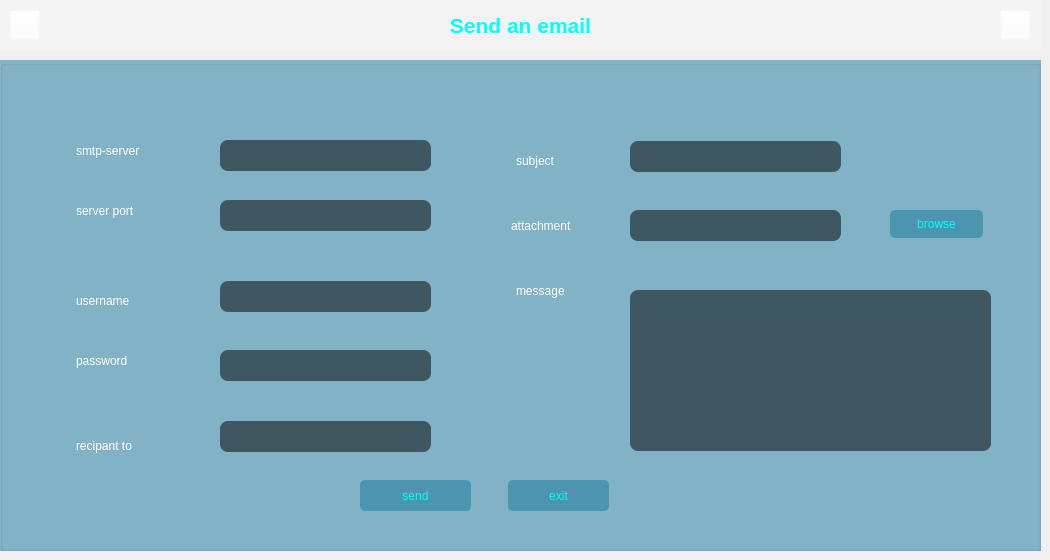
        <widget class="QWidget" name="page_23">
         <widget class="QPushButton" name="pushButton_19">
          <property name="geometry">
           <rect>
            <x>10</x>
            <y>10</y>
            <width>30</width>
            <height>30</height>
           </rect>
          </property>
          <property name="styleSheet">
           <string notr="true">QPushButton{
border-image: url(:/new/icons/icons/left.png);
background-color: rgba(255, 255, 255, 0%);
}
QPushButton:pressed{
image: url(:/new/icons/icons/left_clk.png);
background-color: rgba(255, 255, 255, 0%);
}</string>
          </property>
          <property name="text">
           <string/>
          </property>
         </widget>
         <widget class="QPushButton" name="pushButton_20">
          <property name="geometry">
           <rect>
            <x>1000</x>
            <y>10</y>
            <width>30</width>
            <height>30</height>
           </rect>
          </property>
          <property name="styleSheet">
           <string notr="true">QPushButton{
background-color: rgba(255, 255, 255, 0%);
border-image: url(:/new/icons/icons/right.png);
}
QPushButton:pressed{
border-image: url(:/new/icons/icons/right_clk.png);
background-color: rgba(255, 255, 255, 0%);
}</string>
          </property>
          <property name="text">
           <string/>
          </property>
         </widget>
         <widget class="QLabel" name="label_95">
          <property name="geometry">
           <rect>
            <x>0</x>
            <y>0</y>
            <width>1041</width>
            <height>51</height>
           </rect>
          </property>
          <property name="styleSheet">
           <string notr="true">background-color: rgba(255, 255, 255, 0.1%);
font: &quot;Eras Bold ITC&quot;;</string>
          </property>
          <property name="text">
           <string>&lt;html&gt;&lt;head/&gt;&lt;body&gt;&lt;p align=&quot;center&quot;&gt;&lt;span style=&quot; font-size:16pt; font-weight:600; color:#00ffff;&quot;&gt;Send an email&lt;/span&gt;&lt;/p&gt;&lt;/body&gt;&lt;/html&gt;</string>
          </property>
         </widget>
         <widget class="QGroupBox" name="groupBox_27">
          <property name="geometry">
           <rect>
            <x>0</x>
            <y>60</y>
            <width>1041</width>
            <height>491</height>
           </rect>
          </property>
          <property name="styleSheet">
           <string notr="true">border-color: rgb(168, 234, 254);
background-color:rgba(18, 118, 158,125);</string>
          </property>
          <property name="title">
           <string/>
          </property>
          <widget class="QLineEdit" name="subject">
           <property name="geometry">
            <rect>
             <x>630</x>
             <y>81</y>
             <width>211</width>
             <height>31</height>
            </rect>
           </property>
           <property name="styleSheet">
            <string notr="true">QLineEdit{
color: rgb(255, 255, 255);
background-color: rgba(0, 0, 0, 0.2%);
border-width: 1px;
border-radius: 8px;
font: 10px &quot;Eras Bold ITC&quot;;
}</string>
           </property>
          </widget>
          <widget class="QLabel" name="label_41">
           <property name="geometry">
            <rect>
             <x>510</x>
             <y>90</y>
             <width>101</width>
             <height>21</height>
            </rect>
           </property>
           <property name="styleSheet">
            <string notr="true">QLabel{
background-color: rgba(0,0,0,0%);
border-style: solid;
font: 12pt &quot;MS Shell Dlg 2&quot;;
padding: 1px 23px 1px 3px;
color: rgb(255, 255, 255);
}</string>
           </property>
           <property name="text">
            <string>subject</string>
           </property>
          </widget>
          <widget class="QLabel" name="label_43">
           <property name="geometry">
            <rect>
             <x>510</x>
             <y>220</y>
             <width>111</width>
             <height>21</height>
            </rect>
           </property>
           <property name="styleSheet">
            <string notr="true">QLabel{
background-color: rgba(0,0,0,0%);
border-style: solid;
font: 12pt &quot;MS Shell Dlg 2&quot;;
padding: 1px 23px 1px 3px;
color: rgb(255, 255, 255);
}</string>
           </property>
           <property name="text">
            <string>message</string>
           </property>
          </widget>
          <widget class="QLabel" name="label_38">
           <property name="geometry">
            <rect>
             <x>70</x>
             <y>230</y>
             <width>121</width>
             <height>21</height>
            </rect>
           </property>
           <property name="styleSheet">
            <string notr="true">QLabel{
background-color: rgba(0,0,0,0%);
border-style: solid;
font: 12pt &quot;MS Shell Dlg 2&quot;;
padding: 1px 23px 1px 3px;
color: rgb(255, 255, 255);
}</string>
           </property>
           <property name="text">
            <string>username</string>
           </property>
          </widget>
          <widget class="QLineEdit" name="uname">
           <property name="geometry">
            <rect>
             <x>220</x>
             <y>221</y>
             <width>211</width>
             <height>31</height>
            </rect>
           </property>
           <property name="styleSheet">
            <string notr="true">QLineEdit{
color: rgb(255, 255, 255);
background-color: rgba(0, 0, 0, 0.2%);
border-width: 1px;
border-radius: 8px;
font: 10px &quot;Eras Bold ITC&quot;;
}</string>
           </property>
          </widget>
          <widget class="QLabel" name="label_39">
           <property name="geometry">
            <rect>
             <x>70</x>
             <y>290</y>
             <width>121</width>
             <height>21</height>
            </rect>
           </property>
           <property name="styleSheet">
            <string notr="true">QLabel{
background-color: rgba(0,0,0,0%);
border-style: solid;
font: 12pt &quot;MS Shell Dlg 2&quot;;
padding: 1px 23px 1px 3px;
color: rgb(255, 255, 255);
}</string>
           </property>
           <property name="text">
            <string>password</string>
           </property>
          </widget>
          <widget class="QLabel" name="label_40">
           <property name="geometry">
            <rect>
             <x>70</x>
             <y>370</y>
             <width>201</width>
             <height>31</height>
            </rect>
           </property>
           <property name="styleSheet">
            <string notr="true">QLabel{
background-color: rgba(0,0,0,0%);
border-style: solid;
font: 12pt &quot;MS Shell Dlg 2&quot;;
padding: 1px 23px 1px 3px;
color: rgb(255, 255, 255);
}</string>
           </property>
           <property name="text">
            <string>recipant to</string>
           </property>
          </widget>
          <widget class="QPlainTextEdit" name="msg">
           <property name="geometry">
            <rect>
             <x>630</x>
             <y>230</y>
             <width>361</width>
             <height>161</height>
            </rect>
           </property>
           <property name="styleSheet">
            <string notr="true">QPlainTextEdit{
color: rgb(255, 255, 255);
background-color: rgba(0, 0, 0, 0.2%);
border-width: 1px;
border-radius: 8px;
font: 10px &quot;Eras Bold ITC&quot;;
}</string>
           </property>
          </widget>
          <widget class="QPushButton" name="browseBtn">
           <property name="geometry">
            <rect>
             <x>890</x>
             <y>150</y>
             <width>93</width>
             <height>28</height>
            </rect>
           </property>
           <property name="styleSheet">
            <string notr="true">QPushButton{
color: rgb(255, 255, 255);
background-color:rgba(18, 118, 158,125);
color: rgb(0, 255, 255);
font: 75 7pt &quot;MS Shell Dlg 2&quot;;
border-width: 2px;
border-radius: 5px;
font: 16px &quot;Eras Bold ITC&quot;;
}
QPushButton:hover{
border-style: solid;
color: rgb(255, 255, 255);
background-color:rgba(18, 118, 158,125);
color: rgb(0, 255, 255);
font: 75 7pt &quot;MS Shell Dlg 2&quot;;
border-width: 2px;
border-radius: 5px;
font: 16px &quot;Eras Bold ITC&quot;;
}
QPushButton:pressed{
border-style: solid;
color: rgb(255, 255, 255);
font: 16px &quot;Eras Bold ITC&quot;;
border: 1px solid #333333;
border-width: 2px;
border-radius: 5px;
background-color: rgb(19, 67, 85);
}</string>
           </property>
           <property name="text">
            <string>browse</string>
           </property>
          </widget>
          <widget class="QLineEdit" name="port">
           <property name="geometry">
            <rect>
             <x>220</x>
             <y>140</y>
             <width>211</width>
             <height>31</height>
            </rect>
           </property>
           <property name="styleSheet">
            <string notr="true">QLineEdit{
color: rgb(255, 255, 255);
background-color: rgba(0, 0, 0, 0.2%);
border-width: 1px;
border-radius: 8px;
font: 10px &quot;Eras Bold ITC&quot;;
}</string>
           </property>
          </widget>
          <widget class="QLineEdit" name="server">
           <property name="geometry">
            <rect>
             <x>220</x>
             <y>80</y>
             <width>211</width>
             <height>31</height>
            </rect>
           </property>
           <property name="styleSheet">
            <string notr="true">QLineEdit{
color: rgb(255, 255, 255);
background-color: rgba(0, 0, 0, 0.2%);
border-width: 1px;
border-radius: 8px;
font: 10px &quot;Eras Bold ITC&quot;;
}</string>
           </property>
          </widget>
          <widget class="QPushButton" name="exitBtn">
           <property name="geometry">
            <rect>
             <x>508</x>
             <y>420</y>
             <width>101</width>
             <height>31</height>
            </rect>
           </property>
           <property name="styleSheet">
            <string notr="true">QPushButton{
color: rgb(255, 255, 255);
background-color:rgba(18, 118, 158,125);
color: rgb(0, 255, 255);
font: 75 7pt &quot;MS Shell Dlg 2&quot;;
border-width: 2px;
border-radius: 5px;
font: 16px &quot;Eras Bold ITC&quot;;
}
QPushButton:hover{
border-style: solid;
color: rgb(255, 255, 255);
background-color:rgba(18, 118, 158,125);
color: rgb(0, 255, 255);
font: 75 7pt &quot;MS Shell Dlg 2&quot;;
border-width: 2px;
border-radius: 5px;
font: 16px &quot;Eras Bold ITC&quot;;
}
QPushButton:pressed{
border-style: solid;
color: rgb(255, 255, 255);
font: 16px &quot;Eras Bold ITC&quot;;
border: 1px solid #333333;
border-width: 2px;
border-radius: 5px;
background-color: rgb(19, 67, 85);
}</string>
           </property>
           <property name="text">
            <string>exit</string>
           </property>
          </widget>
          <widget class="QLabel" name="label_36">
           <property name="geometry">
            <rect>
             <x>70</x>
             <y>80</y>
             <width>171</width>
             <height>21</height>
            </rect>
           </property>
           <property name="styleSheet">
            <string notr="true">QLabel{
background-color: rgba(0,0,0,0%);
border-style: solid;
font: 12pt &quot;MS Shell Dlg 2&quot;;
padding: 1px 23px 1px 3px;
color: rgb(255, 255, 255);
}</string>
           </property>
           <property name="text">
            <string>smtp-server</string>
           </property>
          </widget>
          <widget class="QLineEdit" name="rcpt">
           <property name="geometry">
            <rect>
             <x>220</x>
             <y>361</y>
             <width>211</width>
             <height>31</height>
            </rect>
           </property>
           <property name="styleSheet">
            <string notr="true">QLineEdit{
color: rgb(255, 255, 255);
background-color: rgba(0, 0, 0, 0.2%);
border-width: 1px;
border-radius: 8px;
font: 10px &quot;Eras Bold ITC&quot;;
}</string>
           </property>
          </widget>
          <widget class="QPushButton" name="sendBtn">
           <property name="geometry">
            <rect>
             <x>360</x>
             <y>420</y>
             <width>111</width>
             <height>31</height>
            </rect>
           </property>
           <property name="styleSheet">
            <string notr="true">QPushButton{
color: rgb(255, 255, 255);
background-color:rgba(18, 118, 158,125);
color: rgb(0, 255, 255);
font: 75 7pt &quot;MS Shell Dlg 2&quot;;
border-width: 2px;
border-radius: 5px;
font: 16px &quot;Eras Bold ITC&quot;;
}
QPushButton:hover{
border-style: solid;
color: rgb(255, 255, 255);
background-color:rgba(18, 118, 158,125);
color: rgb(0, 255, 255);
font: 75 7pt &quot;MS Shell Dlg 2&quot;;
border-width: 2px;
border-radius: 5px;
font: 16px &quot;Eras Bold ITC&quot;;
}
QPushButton:pressed{
border-style: solid;
color: rgb(255, 255, 255);
font: 16px &quot;Eras Bold ITC&quot;;
border: 1px solid #333333;
border-width: 2px;
border-radius: 5px;
background-color: rgb(19, 67, 85);
}</string>
           </property>
           <property name="text">
            <string>send</string>
           </property>
          </widget>
          <widget class="QLabel" name="label_42">
           <property name="geometry">
            <rect>
             <x>505</x>
             <y>150</y>
             <width>131</width>
             <height>31</height>
            </rect>
           </property>
           <property name="styleSheet">
            <string notr="true">QLabel{
background-color: rgba(0,0,0,0%);
border-style: solid;
font: 12pt &quot;MS Shell Dlg 2&quot;;
padding: 1px 23px 1px 3px;
color: rgb(255, 255, 255);
}</string>
           </property>
           <property name="text">
            <string>attachment</string>
           </property>
          </widget>
          <widget class="QLabel" name="label_37">
           <property name="geometry">
            <rect>
             <x>70</x>
             <y>140</y>
             <width>131</width>
             <height>21</height>
            </rect>
           </property>
           <property name="styleSheet">
            <string notr="true">QLabel{
background-color: rgba(0,0,0,0%);
border-style: solid;
font: 12pt &quot;MS Shell Dlg 2&quot;;
padding: 1px 23px 1px 3px;
color: rgb(255, 255, 255);
}</string>
           </property>
           <property name="text">
            <string>server port</string>
           </property>
          </widget>
          <widget class="QLineEdit" name="paswd">
           <property name="geometry">
            <rect>
             <x>220</x>
             <y>290</y>
             <width>211</width>
             <height>31</height>
            </rect>
           </property>
           <property name="styleSheet">
            <string notr="true">QLineEdit{
color: rgb(255, 255, 255);
background-color: rgba(0, 0, 0, 0.2%);
border-width: 1px;
border-radius: 8px;
font: 10px &quot;Eras Bold ITC&quot;;
}</string>
           </property>
          </widget>
          <widget class="QLineEdit" name="file">
           <property name="geometry">
            <rect>
             <x>630</x>
             <y>150</y>
             <width>211</width>
             <height>31</height>
            </rect>
           </property>
           <property name="styleSheet">
            <string notr="true">QLineEdit{
color: rgb(255, 255, 255);
background-color: rgba(0, 0, 0, 0.2%);
border-width: 1px;
border-radius: 8px;
font: 10px &quot;Eras Bold ITC&quot;;
}</string>
           </property>
          </widget>
         </widget>
         <zorder>label_95</zorder>
         <zorder>pushButton_20</zorder>
         <zorder>pushButton_19</zorder>
         <zorder>groupBox_27</zorder>
        </widget>
